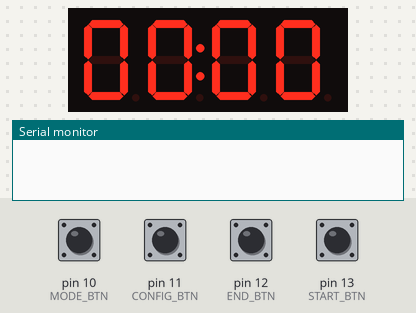
A sketch run on a simulated Arduino Uno, built with avr-gcc and run on an emulated ATmega328P. Parts: 4-digit seven-segment display, the last lines printed to the serial monitor. Inputs (shaded band) come from the test bench; at power-on: pin 10 (MODE_BTN), pin 11 (CONFIG_BTN), pin 12 (END_BTN), pin 13 (START_BTN) HIGH.

Above: at 1.2 s.
1.3 s: pin 13 (START_BTN) pulled LOW for 0.15 s
At 2.7 s:
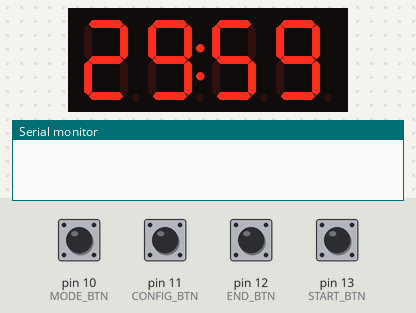
4.4 s: pin 12 (END_BTN) pulled LOW for 0.15 s
At 5.3 s:
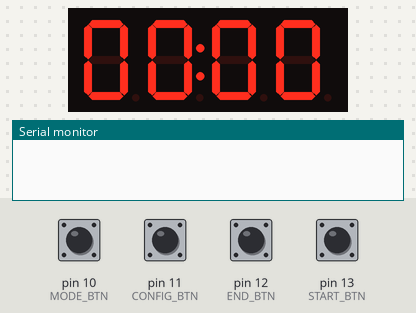
6.0 s: pin 11 (CONFIG_BTN) pulled LOW for 0.15 s
At 6.7 s:
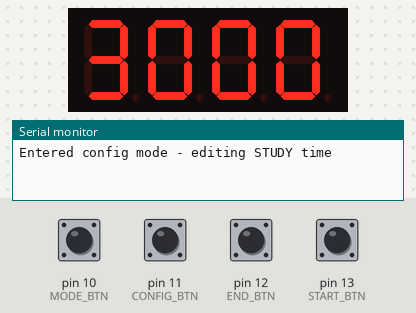
7.6 s: pin 10 (MODE_BTN) pulled LOW for 0.15 s
At 7.9 s:
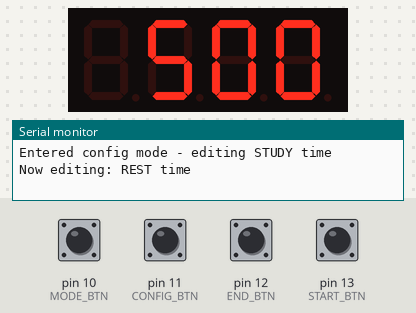
9.2 s: pin 12 (END_BTN) pulled LOW for 1 s
At 10.3 s:
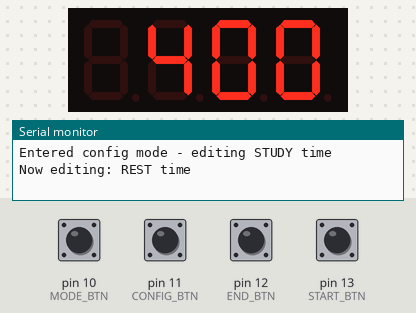
11.7 s: pin 10 (MODE_BTN) pulled LOW for 1 s
At 12.2 s:
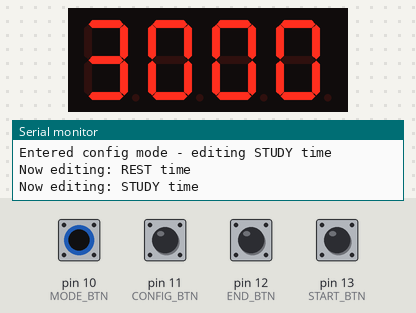
Timing chart, 0 to 14.7 s (numbered marks = the images above; inputs shaded):
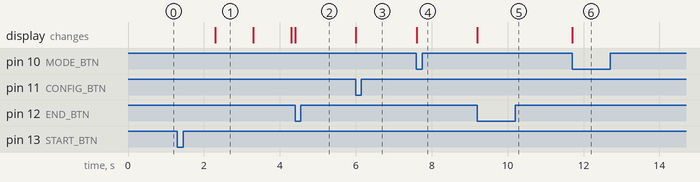

The sketch:

DevmoonClock.ino
```cpp
// HT16K33 display - Adafruit Library
#include <Wire.h>
#include "Adafruit_GFX.h"
#include "Adafruit_LEDBackpack.h"

// Button
#define START_BTN 13
#define END_BTN 12
#define CONFIG_BTN 11
#define MODE_BTN 10

// Piezo (buzzer)
#define PIEZO 3

// Debounce Delay
#define DEBOUNCE_DELAY 50

// Setup initial time
static int				study_time = 30;
static int				rest_time = 5;
static int				mode = 0;

// Timer variables
static unsigned long	previousMillis = 0;
static unsigned long	currentMillis = 0;
static int				remainingSeconds = 0;
static bool				isRunning = false;
static bool				isStudyTime = true;
static bool				isConfigMode = false;
static bool				configStudyTime = true;

// Button state variables
static bool				lastStartBtnState = HIGH;
static bool				lastEndBtnState = HIGH;
static bool				lastConfigBtnState = HIGH;
static bool				lastModeBtnState = HIGH;

// Button debounce variables
static unsigned long	lastStartDebounce = 0;
static unsigned long	lastEndDebounce = 0;
static unsigned long	lastConfigDebounce = 0;
static unsigned long	lastModeDebounce = 0;

// 7 Segment
Adafruit_7segment		matrix = Adafruit_7segment();

void	setup(void)
{
	Serial.begin(9600);
	Wire.begin();
	pinMode(START_BTN, INPUT_PULLUP);
	pinMode(END_BTN, INPUT_PULLUP);
	pinMode(CONFIG_BTN, INPUT_PULLUP);
	pinMode(MODE_BTN, INPUT_PULLUP);

	// Initialize HT16K33 display
	matrix.begin(0x70);			// Default I2C address
	matrix.setBrightness(15);	// Brightness 0-15
	matrix.blinkRate(0);		// No blinking
	matrix.writeDisplay();

	// Set initial time to 00:00
	resetDisplayToZero();
}

void	loop(void)
{
	currentMillis = millis();

	checkStartButton();
	checkEndButton();

	// Only check config and mode buttons if NOT in running Pomodoro state
	if (!isRunning)
	{
		checkConfigButton();
		checkModeButton();
	}

	if (isRunning && !isConfigMode)
	{
		updateTimer();
	}
}

void	resetDisplayToZero()
{
	matrix.writeDigitNum(0, 0);	// First digit: 0
	matrix.writeDigitNum(1, 0);	// Second digit: 0
	matrix.writeDigitNum(3, 0);	// Fourth digit: 0 (skip colon position)
	matrix.writeDigitNum(4, 0);	// Fifth digit: 0
	matrix.drawColon(true);
	matrix.writeDisplay();
}

void	checkStartButton()
{
	bool currentState = digitalRead(START_BTN);

	if (currentState == LOW && lastStartBtnState == HIGH)
	{
		if (currentMillis - lastStartDebounce > DEBOUNCE_DELAY)
		{
			handleStartButton();
			lastStartDebounce = currentMillis;
		}
	}
	lastStartBtnState = currentState;
}

void	checkEndButton()
{
	bool currentState = digitalRead(END_BTN);

	if (currentState == LOW && lastEndBtnState == HIGH)
	{
		if (currentMillis - lastEndDebounce > DEBOUNCE_DELAY)
		{
			handleEndButton();
			lastEndDebounce = currentMillis;
		}
	}
	lastEndBtnState = currentState;
}

void	checkConfigButton()
{
	bool currentState = digitalRead(CONFIG_BTN);

	if (currentState == LOW && lastConfigBtnState == HIGH)
	{
		if (currentMillis - lastConfigDebounce > DEBOUNCE_DELAY)
		{
			handleConfigButton();
			lastConfigDebounce = currentMillis;
		}
	}
	lastConfigBtnState = currentState;
}

void	checkModeButton()
{
	bool currentState = digitalRead(MODE_BTN);

	if (currentState == LOW && lastModeBtnState == HIGH)
	{
		if (currentMillis - lastModeDebounce > DEBOUNCE_DELAY)
		{
			handleModeButton();
			lastModeDebounce = currentMillis;
		}
	}
	lastModeBtnState = currentState;
}

void	handleStartButton()
{
	if (isConfigMode)
	{
		// Increase time in config mode
		if (configStudyTime)
		{
			study_time = min(99, study_time + 1);
		}
		else
		{
			rest_time = min(99, rest_time + 1);
		}
		updateDisplay();
	}
	else
	{
		// Start/Pause timer in Pomodoro mode
		if (!isRunning)
		{
			// First start - initialize timer with current study/rest time
			if (remainingSeconds == 0)
			{
				remainingSeconds = isStudyTime ? study_time * 60 : rest_time * 60;
			}
			isRunning = true;
			previousMillis = currentMillis;
		}
		else
		{
			// Pause current session
			isRunning = false;
		}
	}
}

void	handleEndButton()
{
	if (isConfigMode)
	{
		// Decrease time in config mode
		if (configStudyTime)
		{
			study_time = max(1, study_time - 1);
		}
		else
		{
			rest_time = max(1, rest_time - 1);
		}
		updateDisplay();
	}
	else
	{
		// End current pomodoro session - reset to 00:00
		isRunning = false;
		remainingSeconds = 0;
		resetDisplayToZero();
	}
}

void	handleConfigButton()
{
	if (!isConfigMode)
	{
		// Enter config mode - show current study time
		isConfigMode = true;
		isRunning = false;
		configStudyTime = true;  // Always start with study time
		updateDisplay();
		Serial.println("Entered config mode - editing STUDY time");
	}
	else
	{
		// Confirm and exit config mode - reset to 00:00
		isConfigMode = false;
		remainingSeconds = 0;
		resetDisplayToZero();
		Serial.println("Exited config mode");
	}
}

void	handleModeButton()
{
	if (isConfigMode)
	{
		// Switch between study and rest time configuration
		configStudyTime = !configStudyTime;
		updateDisplay();
		Serial.print("Now editing: ");
		Serial.println(configStudyTime ? "STUDY time" : "REST time");
	}
	else
	{
		// Change operation mode (Normal/Long/Long Long)
		change_mode();
		remainingSeconds = 0;
		resetDisplayToZero();
		Serial.print("Mode changed to: ");
		Serial.println(mode);
	}
}

void	change_mode(void)
{
	mode = (mode + 1) % 3;
	if (mode == 0)
	{
		study_time = 30;
		rest_time = 5;
	}
	else if (mode == 1)
	{
		study_time = 60;
		rest_time = 10;
	}
	else if (mode == 2)
	{
		study_time = 90;
		rest_time = 15;
	}
}

void	updateTimer()
{
	if (currentMillis - previousMillis >= 1000)
	{
		previousMillis = currentMillis;

		if (remainingSeconds > 0)
		{
			remainingSeconds--;
			updateDisplay();
		}
		else
		{
			// Time's up - switch between study and rest
			isStudyTime = !isStudyTime;
			remainingSeconds = isStudyTime ? study_time * 60 : rest_time * 60;
			playAlarm();
			updateDisplay();
		}
	}
}

void	updateDisplay()
{
	if (isConfigMode)
	{
		// Show configuration time (minutes only)
		int minutes = configStudyTime ? study_time : rest_time;
		matrix.print(minutes * 100); // Format as MM00
		matrix.drawColon(false);	 // Turn off colon in config mode
		matrix.writeDisplay();
	}
	else
	{
		// Show timer in MM:SS format
		int minutes = remainingSeconds / 60;
		int seconds = remainingSeconds % 60;
		matrix.print(minutes * 100 + seconds);
		matrix.drawColon(true); // Enable colon for time display
		matrix.writeDisplay();
	}
}

void	playAlarm()
{
	for (int i = 0; i < 3; i++)
	{
		tone(PIEZO, 1000, 500);
		delay(600);
	}
}
```

Measured:
- after the input at 1.3 s, the display: changes after 1.0 s (image 1)
- after the input at 4.4 s, the display: changes at once (image 2)
- after the input at 6.0 s, the display: changes at once (image 3)
- after the input at 7.6 s, the display: changes at once (image 4)
- after the input at 9.2 s, the display: changes at once (image 5)
- after the input at 11.7 s, the display: changes at once (image 6)
